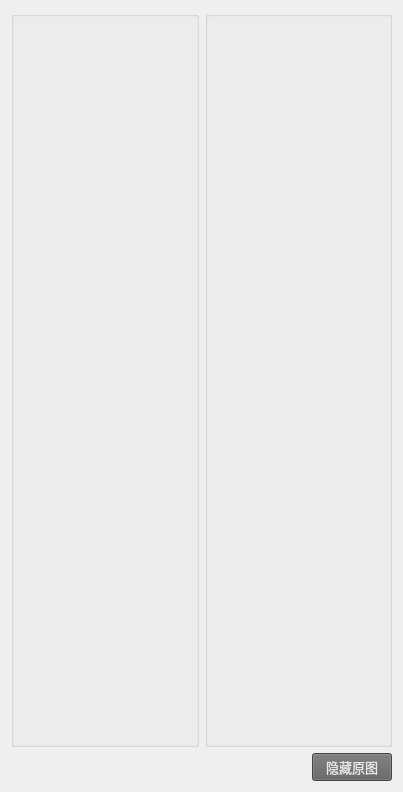
            <widget class="QWidget" name="scrollAreaWidgetContents_3">
             <property name="geometry">
              <rect>
               <x>0</x>
               <y>0</y>
               <width>403</width>
               <height>792</height>
              </rect>
             </property>
             <layout class="QVBoxLayout" name="verticalLayout_4" stretch="20,1">
              <item>
               <layout class="QHBoxLayout" name="horizontalLayout_9">
                <item>
                 <widget class="QGroupBox" name="groupBox_6">
                  <property name="font">
                   <font>
                    <pointsize>10</pointsize>
                   </font>
                  </property>
                  <property name="styleSheet">
                   <string notr="true">color: rgb(232, 232, 232);</string>
                  </property>
                  <property name="title">
                   <string/>
                  </property>
                  <layout class="QHBoxLayout" name="horizontalLayout_21">
                   <item>
                    <widget class="QLabel" name="label_11">
                     <property name="maximumSize">
                      <size>
                       <width>16777215</width>
                       <height>680</height>
                      </size>
                     </property>
                     <property name="text">
                      <string/>
                     </property>
                    </widget>
                   </item>
                  </layout>
                 </widget>
                </item>
                <item>
                 <widget class="QGroupBox" name="groupBox">
                  <property name="font">
                   <font>
                    <pointsize>10</pointsize>
                   </font>
                  </property>
                  <property name="styleSheet">
                   <string notr="true">color: rgb(232, 232, 232);</string>
                  </property>
                  <property name="title">
                   <string/>
                  </property>
                  <layout class="QHBoxLayout" name="horizontalLayout_19">
                   <item>
                    <widget class="QLabel" name="label_3gmm">
                     <property name="maximumSize">
                      <size>
                       <width>16777215</width>
                       <height>680</height>
                      </size>
                     </property>
                     <property name="text">
                      <string/>
                     </property>
                    </widget>
                   </item>
                  </layout>
                 </widget>
                </item>
               </layout>
              </item>
              <item>
               <layout class="QHBoxLayout" name="horizontalLayout_5">
                <item>
                 <spacer name="horizontalSpacer">
                  <property name="orientation">
                   <enum>Qt::Horizontal</enum>
                  </property>
                  <property name="sizeHint" stdset="0">
                   <size>
                    <width>40</width>
                    <height>20</height>
                   </size>
                  </property>
                 </spacer>
                </item>
                <item>
                 <widget class="QPushButton" name="pushButtonDownload">
                  <property name="font">
                   <font>
                    <pointsize>10</pointsize>
                   </font>
                  </property>
                  <property name="styleSheet">
                   <string notr="true">color: rgb(232, 232, 232);
background-color: rgb(97, 97, 97)</string>
                  </property>
                  <property name="text">
                   <string>隐藏原图</string>
                  </property>
                  <property name="icon">
                   <iconset resource="image/image.qrc">
                    <normaloff>:/gmm/icons-shadowless-24/wooden-box-label.png</normaloff>:/gmm/icons-shadowless-24/wooden-box-label.png</iconset>
                  </property>
                 </widget>
                </item>
               </layout>
              </item>
             </layout>
            </widget>
